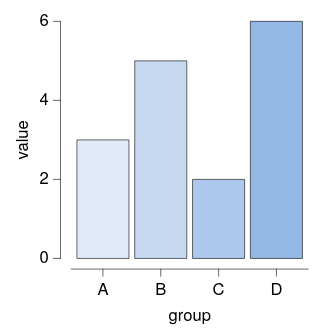

Describe this chart as a Vega-Lite specification.
### Vega-Lite specification from a JSON file in a GitHub repository (floating-point values rounded to 4 significant figures)
{"background": null, "config": {"arc": {"fill": "#DBDBDB", "fillOpacity": 1.0, "innerRadius": 25.0, "padAngle": 0.03, "stroke": "black", "strokeOpacity": 1, "strokeWidth": 0.25}, "area": {"fill": "#DBDBDB", "fillOpacity": 1.0, "stroke": "black", "strokeOpacity": 1, "strokeWidth": 0.25}, "axis": {"domain": true, "domainCap": "round", "domainColor": "black", "domainWidth": 0.25, "grid": false, "gridCap": "round", "gridColor": "#F1F1F1", "gridDash": [0, 0], "gridOpacity": 1.0, "gridWidth": 0.25, "labelColor": "black", "labelFont": "Helvetica Neue", "labelFontSize": 7, "labelFontStyle": "normal", "labelFontWeight": 400, "offset": 4.5, "ticks": true, "tickCap": "round", "tickColor": "black", "tickRound": false, "tickSize": 3, "tickWidth": 0.25, "titleColor": "black", "titleFont": "Helvetica Neue", "titleFontSize": 7, "titleFontStyle": "normal", "titleFontWeight": 400}, "axisX": {"domain": true, "labelAlign": "center", "labelAngle": 0, "labels": true, "ticks": true, "translate": 0}, "axisY": {"domain": true, "labelAlign": "right", "labelAngle": 0, "labels": true, "ticks": true, "translate": 0}, "axisRight": {"domain": true, "labelAlign": "left", "labelAngle": 0, "labels": true, "ticks": true, "translate": 0}, "axisTop": {"domain": true, "labelAlign": "center", "labelAngle": 0, "labels": true, "ticks": true, "translate": 0}, "axisBand": {"tickOffset": 0}, "bar": {"fill": "#DBDBDB", "fillOpacity": 1.0, "stroke": "black", "strokeOpacity": 1, "strokeWidth": 0.25}, "boxplot": {"size": 9.0, "ticks": {"cornerRadius": 0.25, "fill": "black", "size": 4.5, "thickness": 0.25}, "box": {"fillOpacity": 1.0, "stroke": "black", "strokeOpacity": 1, "strokeWidth": 0.25}, "median": {"fill": "black", "fillOpacity": 1.0, "size": 9.0, "thickness": 0.25}, "rule": {"fill": "black", "fillOpacity": 1.0, "size": 10.0, "stroke": "black", "strokeDash": [0, 0], "strokeOpacity": 1, "strokeWidth": 0.25}, "outliers": {"color": "black", "fill": "black", "fillOpacity": 1.0, "size": 0, "stroke": "black", "strokeOpacity": 1, "strokeWidth": 0.25}}, "circle": {"fill": "black", "fillOpacity": 1.0, "size": 0.5, "stroke": null, "strokeOpacity": 1, "strokeWidth": 0.25}, "errorband": {"band": {"fillOpacity": 0.6, "stroke": null, "strokeWidth": 0.25, "strokeOpacity": 1}, "borders": {"opacity": 0, "strokeOpacity": 0.25, "strokeWidth": 1}}, "errorbar": {"opacity": 1, "rule": {"strokeDash": [0, 0], "strokeWidth": 0.25}, "ticks": {"color": "black", "cornerRadius": 0.125, "opacity": 1, "size": 6.0, "thickness": 0.25}, "thickness": 0.25}, "font": "Helvetica Neue", "geoshape": {"fill": "#DBDBDB", "fillOpacity": 1.0, "stroke": "black", "strokeOpacity": 1, "strokeWidth": 0.25}, "header": {"labelColor": "black", "labelFont": "Helvetica Neue", "labelFontSize": 7, "labelFontStyle": "normal", "labelFontWeight": 400, "titleColor": "black", "titleFont": "Helvetica Neue", "titleFontSize": 7, "titleFontStyle": "normal", "titleFontWeight": 400, "titlePadding": 0}, "legend": {"disable": false, "offset": 4.5, "gradientLength": 50.0, "gradientThickness": 5.0, "gradientOpacity": 1.0, "gradientStrokeColor": "black", "gradientStrokeWidth": 0.25, "labelColor": "black", "labelFont": "Helvetica Neue", "labelFontSize": 7, "labelFontStyle": "normal", "labelFontWeight": 400, "strokeColor": "black", "strokeWidth": 0, "symbolSize": 42, "symbolStrokeColor": "black", "symbolStrokeWidth": 0.25, "titleColor": "black", "titleFont": "Helvetica Neue", "titleFontSize": 7, "titleFontStyle": "normal", "titleFontWeight": 400}, "line": {"color": "black", "stroke": "black", "strokeCap": "round", "strokeDash": [0, 0], "strokeOpacity": 1, "strokeWidth": 0.375}, "point": {"filled": true, "fill": "#DBDBDB", "fillOpacity": 1.0, "size": 5.0, "stroke": "black", "strokeOpacity": 1, "strokeWidth": 0.25}, "range": {"category": ["#DFE9F7", "#C6D9F1", "#ADC8EC", "#94B8E6", "#7AA8E0", "#6097DA", "#4D87CA", "#4177B1", "#386898", "#2F597F", "#264A69", "#1D3A58"], "diverging": {"scheme": ["#DFE9F7", "#C6D9F1", "#ADC8EC", "#94B8E6", "#7AA8E0", "#6097DA", "#4D87CA", "#4177B1", "#386898", "#2F597F", "#264A69", "#1D3A58"]}, "heatmap": {"scheme": ["#DFE9F7", "#C6D9F1", "#ADC8EC", "#94B8E6", "#7AA8E0", "#6097DA", "#4D87CA", "#4177B1", "#386898", "#2F597F", "#264A69", "#1D3A58"]}, "ordinal": {"scheme": ["#DFE9F7", "#C6D9F1", "#ADC8EC", "#94B8E6", "#7AA8E0", "#6097DA", "#4D87CA", "#4177B1", "#386898", "#2F597F", "#264A69", "#1D3A58"]}, "ramp": {"scheme": ["#DFE9F7", "#C6D9F1", "#ADC8EC", "#94B8E6", "#7AA8E0", "#6097DA", "#4D87CA", "#4177B1", "#386898", "#2F597F", "#264A69", "#1D3A58"]}}, "rule": {"color": "black", "stroke": "black", "strokeCap": "round", "strokeDash": [2, 2], "strokeOpacity": 1, "strokeWidth": 0.25}, "scale": {"bandPaddingInner": 0.1, "bandPaddingOuter": 0.1, "round": false}, "rect": {"fill": "#DBDBDB", "fillOpacity": 1.0, "stroke": "black", "strokeOpacity": 1, "strokeWidth": 0.25}, "square": {"fill": "#DBDBDB", "fillOpacity": 1.0, "size": 10.0, "stroke": "black", "strokeOpacity": 1, "strokeWidth": 0.25}, "text": {"color": "black", "font": "Helvetica Neue", "fontSize": 7, "fontStyle": "normal", "fontWeight": 400}, "title": {"anchor": "middle", "frame": "group", "color": "black", "font": "Helvetica Neue", "fontSize": 7, "fontStyle": "normal", "fontWeight": 400, "subtitleColor": "black", "subtitleFont": "Helvetica Neue", "subtitleFontSize": "Helvetica Neue", "subtitleFontStyle": "normal", "subtitleFontWeight": 400}, "view": {"continuousWidth": 100, "continuousHeight": 100, "discreteWidth": 100, "discreteHeight": 100, "fill": null, "stroke": null, "strokeWidth": 0.25}}, "data": {"name": "data-4142aea53afa8511718d08fe069c71cc"}, "mark": {"type": "bar"}, "encoding": {"color": {"field": "group", "legend": null, "type": "nominal"}, "x": {"field": "group", "type": "nominal"}, "y": {"field": "value", "type": "quantitative"}}, "$schema": "https://vega.github.io/schema/vega-lite/v6.4.1.json", "datasets": {"data-4142aea53afa8511718d08fe069c71cc": [{"group": "A", "value": 3.0}, {"group": "B", "value": 5.0}, {"group": "C", "value": 2.0}, {"group": "D", "value": 6.0}]}}
